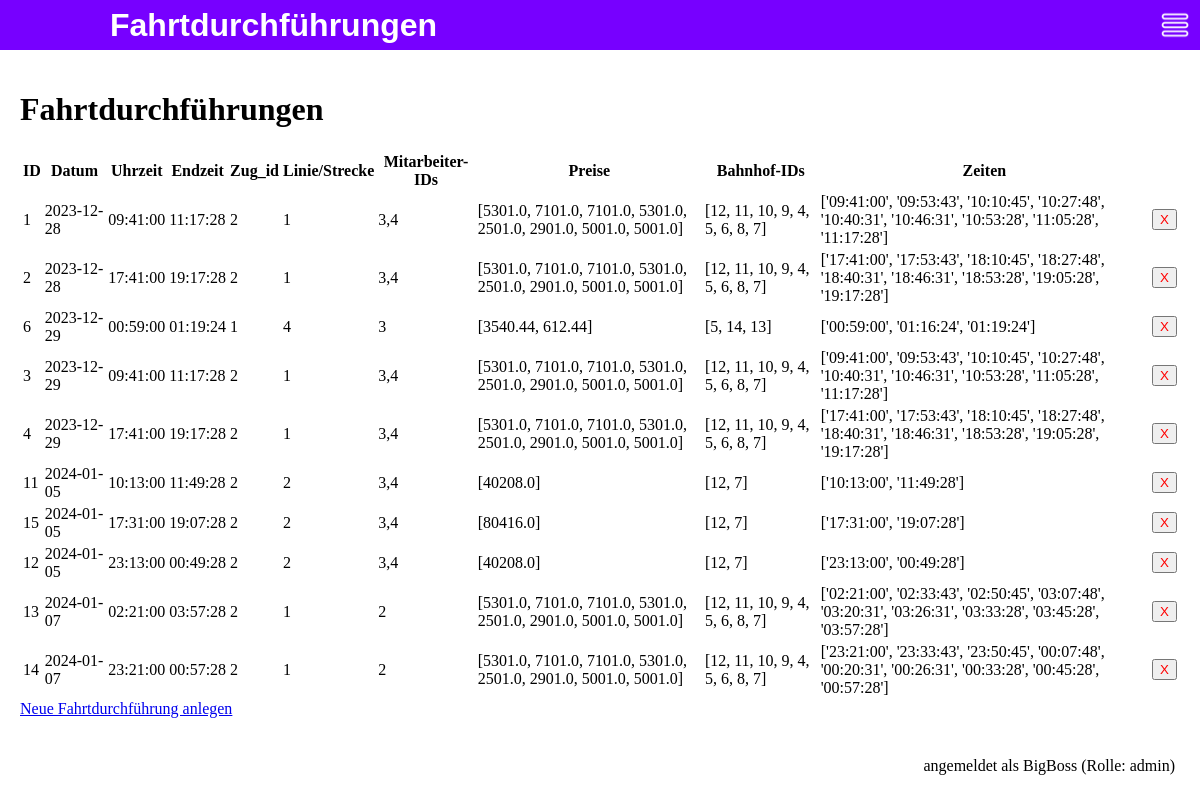
/fahrtdurchfuehrungen/ (signed in), run on an earlier commit of the app's database.
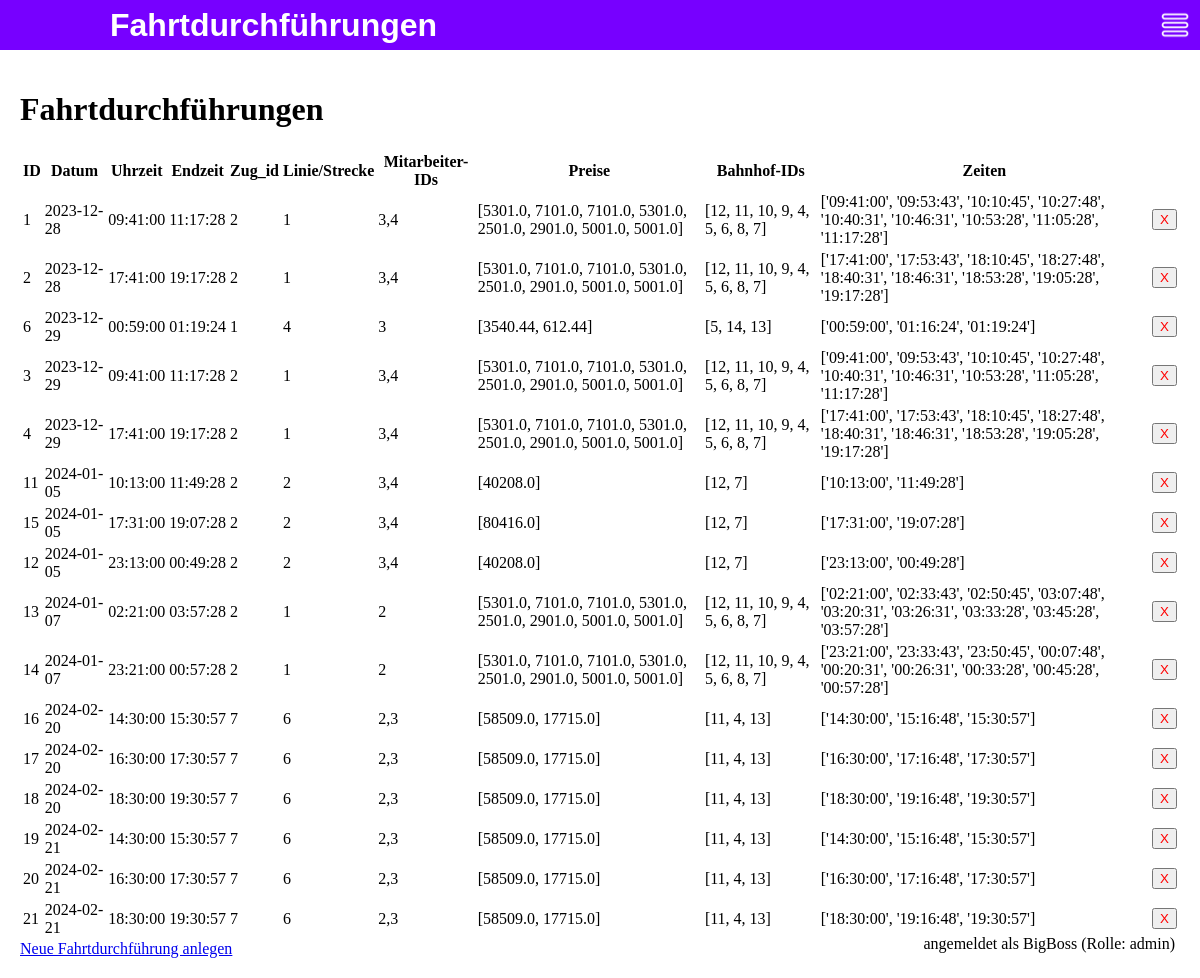
And on a later commit of the database.
### app/models.py (models this page shows, shortened)
class Fahrtdurchführung(db.Model):
    id = db.Column(db.Integer, primary_key=True)
    datum = db.Column(db.Date, nullable=False)
    zeit = db.Column(db.Time)
    endzeit = db.Column(db.Time)
    zug_id = db.Column(db.Integer)
    line = db.Column(db.Integer)
    mitarbeiter_ids = db.Column(db.String)
    preise = db.Column(db.String)
    bahnhof_ids = db.Column(db.String)
    zeiten = db.Column(db.String)

class User(UserMixin, db.Model):
    id = db.Column(db.Integer, primary_key=True)
    username = db.Column(db.String(64), index=True, unique=True)
    email = db.Column(db.String(120), index=True, unique=True)
    password_hash = db.Column(db.String(128))
    role = db.Column(db.String(10), default="user")

### app/routes.py (the view)
@main.route('/fahrtdurchfuehrungen/')
@login_required
def fahrtdurchfuehrungen():
    alle_fahrtdurchfuehrungen = Fahrtdurchführung.query.order_by(Fahrtdurchführung.datum, Fahrtdurchführung.zeit).all()
    return render_template('fahrtdurchfuehrungen.html', page_name='Fahrtdurchführungen', user=current_user, fahrtdurchfuehrungen=alle_fahrtdurchfuehrungen)

### run.py (called while the page is built)
@login_manager.user_loader
def load_user(user_id):
    return User.query.get(int(user_id))

### templates/fahrtdurchfuehrungen.html
{% extends "base.html" %}
{% block content %}
<body>
<h1>Fahrtdurchführungen</h1>
<table>
    <tr>
        <th>ID</th>
        <th>Datum</th>
        <th>Uhrzeit</th>
        <th>Endzeit</th>
        <th>Zug_id</th>
        <th>Linie/Strecke</th>
        <th>Mitarbeiter-IDs</th>
        <th>Preise</th>
        <th>Bahnhof-IDs</th>
        <th>Zeiten</th>
    </tr>
    {% for fahrt in fahrtdurchfuehrungen %}
    <tr>
        <td>{{ fahrt.id }}</td>
        <td>{{ fahrt.datum }}</td>
        <td>{{ fahrt.zeit }}</td>
        <td>{{ fahrt.endzeit }}</td>
        <td>{{ fahrt.zug_id }}</td>
        <td>{{ fahrt.line }}</td>
        <td>{{ fahrt.mitarbeiter_ids }}</td>
        <td>{{ fahrt.preise }}</td>
        <td>{{ fahrt.bahnhof_ids }}</td>
        <td>{{ fahrt.zeiten }}</td>
        <td>
            <form action="{{ url_for('main.loesche_fahrtdurchfuehrung', id=fahrt.id) }}" method="POST">
                <button type="submit" style="color: red;">X</button>
            </form>
        </td>
    </tr>
    {% endfor %}
</table>
<a href="/neue_fahrtdurchfuehrung">Neue Fahrtdurchführung anlegen</a>
</body>
{% endblock %}

### templates/base.html (shortened to what this page needs)
<!DOCTYPE html>
<html>
<head>
</head>
<body style="margin: 0px">
<div style="background-color: rgb(119, 0, 255); height: 50px; display: flex; justify-content: space-between; align-items: center; padding: 0 10px;">
    <h1 class="page-name">{{ page_name }}</h1>
    <img id="menu-icon" src="{{ url_for('static', filename='icons/menu_icon.png') }}" style="width: 30px; height: 30px; cursor: pointer;">
</div>
<div style="padding: 20px;">
    {% block content %}{% endblock %}
</div>
<div style="position: fixed; bottom: 20px; right: 20px; background-color: white; padding: 5px;">
    {% if current_user.username %}
    angemeldet als {{ current_user.username}} (Rolle: {{current_user.role}})
    {% endif %}
</div>
</body>
</html>

### templates/base.html (style rules this page uses)
.page-name { font-family: "Helvetica"; font-weight: bold; color: white; margin-left: 100px; }

What changed in the data, as far as the page shows it:
added Fahrtdurchführung: id "16", datum "2024-02-20", zeit "14:30:00", endzeit "15:30:57", zug_id "7", line "6", mitarbeiter_ids "2,3", preise "[58509.0, 17715.0]", bahnhof_ids "[11, 4, 13]", zeiten "['14:30:00', '15:16:48', '15:30:57']"
added Fahrtdurchführung: id "17", datum "2024-02-20", zeit "16:30:00", endzeit "17:30:57", zug_id "7", line "6", mitarbeiter_ids "2,3", preise "[58509.0, 17715.0]", bahnhof_ids "[11, 4, 13]", zeiten "['16:30:00', '17:16:48', '17:30:57']"
added Fahrtdurchführung: id "18", datum "2024-02-20", zeit "18:30:00", endzeit "19:30:57", zug_id "7", line "6", mitarbeiter_ids "2,3", preise "[58509.0, 17715.0]", bahnhof_ids "[11, 4, 13]", zeiten "['18:30:00', '19:16:48', '19:30:57']"
added Fahrtdurchführung: id "19", datum "2024-02-21", zeit "14:30:00", endzeit "15:30:57", zug_id "7", line "6", mitarbeiter_ids "2,3", preise "[58509.0, 17715.0]", bahnhof_ids "[11, 4, 13]", zeiten "['14:30:00', '15:16:48', '15:30:57']"
added Fahrtdurchführung: id "20", datum "2024-02-21", zeit "16:30:00", endzeit "17:30:57", zug_id "7", line "6", mitarbeiter_ids "2,3", preise "[58509.0, 17715.0]", bahnhof_ids "[11, 4, 13]", zeiten "['16:30:00', '17:16:48', '17:30:57']"
added Fahrtdurchführung: id "21", datum "2024-02-21", zeit "18:30:00", endzeit "19:30:57", zug_id "7", line "6", mitarbeiter_ids "2,3", preise "[58509.0, 17715.0]", bahnhof_ids "[11, 4, 13]", zeiten "['18:30:00', '19:16:48', '19:30:57']"
